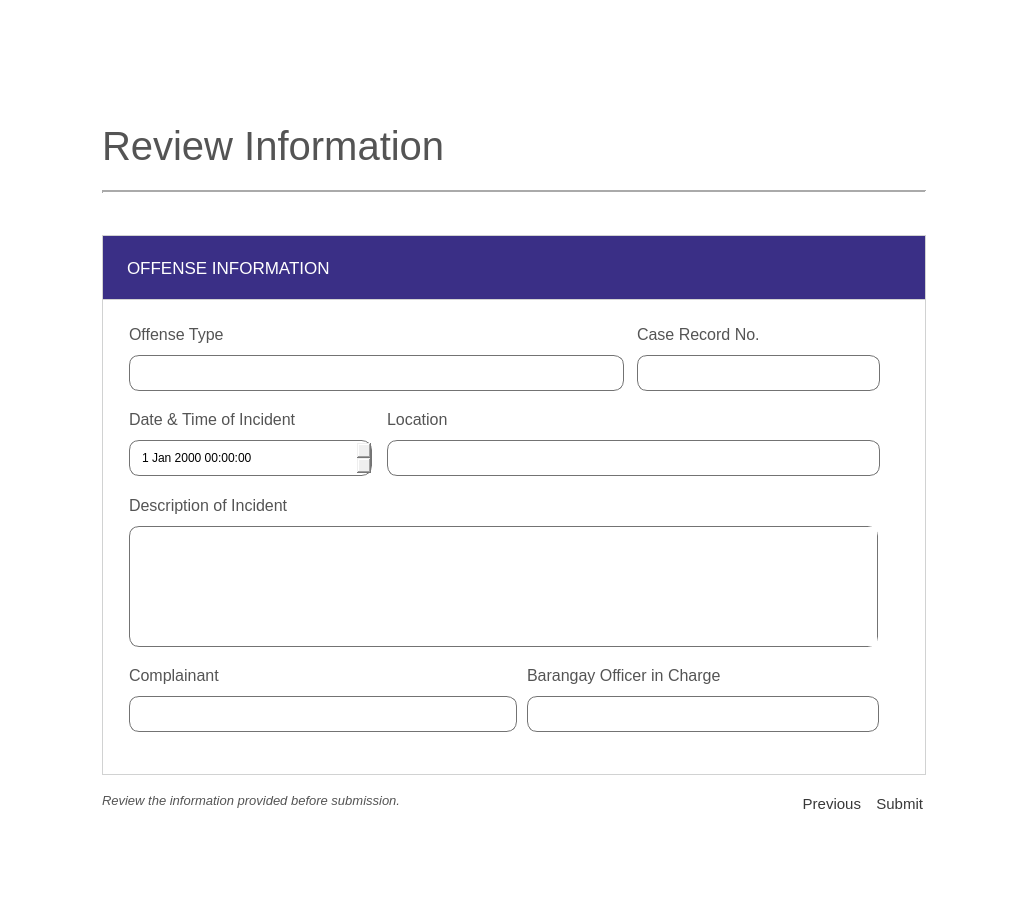
<?xml version="1.0" encoding="UTF-8"?>
<ui version="4.0">
 <class>Form</class>
 <widget class="QWidget" name="Form">
  <property name="geometry">
   <rect>
    <x>0</x>
    <y>0</y>
    <width>1023</width>
    <height>900</height>
   </rect>
  </property>
  <property name="windowTitle">
   <string>Form</string>
  </property>
  <widget class="QWidget" name="widget" native="true">
   <property name="geometry">
    <rect>
     <x>0</x>
     <y>0</y>
     <width>1023</width>
     <height>900</height>
    </rect>
   </property>
   <property name="styleSheet">
    <string notr="true">background-color: white;</string>
   </property>
   <widget class="QWidget" name="widget_2" native="true">
    <property name="geometry">
     <rect>
      <x>102</x>
      <y>235</y>
      <width>824</width>
      <height>540</height>
     </rect>
    </property>
    <property name="styleSheet">
     <string notr="true">border: 1px solid #d1d2d2;
background: none;</string>
    </property>
    <widget class="QLabel" name="label_20">
     <property name="geometry">
      <rect>
       <x>0</x>
       <y>0</y>
       <width>824</width>
       <height>65</height>
      </rect>
     </property>
     <property name="styleSheet">
      <string notr="true">font-family: 'Helvetica';
font-size: 13pt;
color: white;
padding-left: 20px;
background-color: #3a2f86;</string>
     </property>
     <property name="text">
      <string>OFFENSE INFORMATION</string>
     </property>
    </widget>
    <widget class="QLabel" name="label_6">
     <property name="geometry">
      <rect>
       <x>535</x>
       <y>89</y>
       <width>171</width>
       <height>21</height>
      </rect>
     </property>
     <property name="styleSheet">
      <string notr="true">font-family: 'Poppins';
font-size: 12pt;
color: #545454;
border:none;</string>
     </property>
     <property name="text">
      <string>Case Record No.</string>
     </property>
    </widget>
    <widget class="QLineEdit" name="offensetype_line">
     <property name="geometry">
      <rect>
       <x>27</x>
       <y>120</y>
       <width>495</width>
       <height>36</height>
      </rect>
     </property>
     <property name="styleSheet">
      <string notr="true">border: 1px solid #737373;
border-radius: 10px;
padding-left: 10px;
font-family: 'Poppins';
font-size: 9pt;</string>
     </property>
    </widget>
    <widget class="QLabel" name="label_2">
     <property name="geometry">
      <rect>
       <x>27</x>
       <y>89</y>
       <width>151</width>
       <height>21</height>
      </rect>
     </property>
     <property name="styleSheet">
      <string notr="true">font-family: 'Poppins';
font-size: 12pt;
color: #545454;
border:none;</string>
     </property>
     <property name="text">
      <string>Offense Type</string>
     </property>
    </widget>
    <widget class="QLineEdit" name="caseno_line">
     <property name="enabled">
      <bool>false</bool>
     </property>
     <property name="geometry">
      <rect>
       <x>535</x>
       <y>120</y>
       <width>243</width>
       <height>36</height>
      </rect>
     </property>
     <property name="styleSheet">
      <string notr="true">border: 1px solid #737373;
border-radius: 10px;
padding-left: 10px;
font-family: 'Poppins';
font-size: 9pt;</string>
     </property>
    </widget>
    <widget class="QLabel" name="label_12">
     <property name="geometry">
      <rect>
       <x>27</x>
       <y>174</y>
       <width>221</width>
       <height>21</height>
      </rect>
     </property>
     <property name="styleSheet">
      <string notr="true">font-family: 'Poppins';
font-size: 12pt;
color: #545454;
border:none;</string>
     </property>
     <property name="text">
      <string>Date &amp; Time of Incident</string>
     </property>
    </widget>
    <widget class="QLineEdit" name="location_line">
     <property name="geometry">
      <rect>
       <x>285</x>
       <y>205</y>
       <width>493</width>
       <height>36</height>
      </rect>
     </property>
     <property name="styleSheet">
      <string notr="true">border: 1px solid #737373;
border-radius: 10px;
padding-left: 10px;
font-family: 'Poppins';
font-size: 9pt;</string>
     </property>
    </widget>
    <widget class="QDateTimeEdit" name="datetime_dt">
     <property name="geometry">
      <rect>
       <x>27</x>
       <y>205</y>
       <width>243</width>
       <height>36</height>
      </rect>
     </property>
     <property name="styleSheet">
      <string notr="true">border: 1px solid #737373;
border-radius: 10px;
padding-left: 10px;
font-family: 'Poppins';
font-size: 9pt;</string>
     </property>
    </widget>
    <widget class="QLabel" name="label_25">
     <property name="geometry">
      <rect>
       <x>285</x>
       <y>174</y>
       <width>101</width>
       <height>21</height>
      </rect>
     </property>
     <property name="styleSheet">
      <string notr="true">font-family: 'Poppins';
font-size: 12pt;
color: #545454;
border:none;</string>
     </property>
     <property name="text">
      <string>Location</string>
     </property>
    </widget>
    <widget class="QLabel" name="label_27">
     <property name="geometry">
      <rect>
       <x>27</x>
       <y>260</y>
       <width>331</width>
       <height>21</height>
      </rect>
     </property>
     <property name="styleSheet">
      <string notr="true">font-family: 'Poppins';
font-size: 12pt;
color: #545454;
border:none;</string>
     </property>
     <property name="text">
      <string>Description of Incident</string>
     </property>
    </widget>
    <widget class="QTextEdit" name="desc_text">
     <property name="geometry">
      <rect>
       <x>27</x>
       <y>291</y>
       <width>749</width>
       <height>121</height>
      </rect>
     </property>
     <property name="styleSheet">
      <string notr="true">border: 1px solid #737373;
border-radius: 10px;
padding-left: 10px;
font-family: 'Poppins';
font-size: 9pt;</string>
     </property>
    </widget>
    <widget class="QLabel" name="label_56">
     <property name="geometry">
      <rect>
       <x>27</x>
       <y>430</y>
       <width>351</width>
       <height>21</height>
      </rect>
     </property>
     <property name="styleSheet">
      <string notr="true">font-family: 'Poppins';
font-size: 12pt;
color: #545454;
border:none;</string>
     </property>
     <property name="text">
      <string>Complainant</string>
     </property>
    </widget>
    <widget class="QLineEdit" name="officer_line">
     <property name="geometry">
      <rect>
       <x>425</x>
       <y>461</y>
       <width>352</width>
       <height>36</height>
      </rect>
     </property>
     <property name="styleSheet">
      <string notr="true">border: 1px solid #737373;
border-radius: 10px;
padding-left: 10px;
font-family: 'Poppins';
font-size: 9pt;</string>
     </property>
    </widget>
    <widget class="QLabel" name="label_58">
     <property name="geometry">
      <rect>
       <x>425</x>
       <y>430</y>
       <width>351</width>
       <height>21</height>
      </rect>
     </property>
     <property name="styleSheet">
      <string notr="true">font-family: 'Poppins';
font-size: 12pt;
color: #545454;
border:none;</string>
     </property>
     <property name="text">
      <string>Barangay Officer in Charge</string>
     </property>
    </widget>
    <widget class="QLineEdit" name="complainant_line">
     <property name="geometry">
      <rect>
       <x>27</x>
       <y>461</y>
       <width>388</width>
       <height>36</height>
      </rect>
     </property>
     <property name="styleSheet">
      <string notr="true">border: 1px solid #737373;
border-radius: 10px;
padding-left: 10px;
font-family: 'Poppins';
font-size: 9pt;</string>
     </property>
    </widget>
   </widget>
   <widget class="QLabel" name="label_62">
    <property name="geometry">
     <rect>
      <x>102</x>
      <y>790</y>
      <width>551</width>
      <height>21</height>
     </rect>
    </property>
    <property name="styleSheet">
     <string notr="true">font-family: 'Helvetica';
font-size: 10pt;
color: #545454;
font-style: italic;</string>
    </property>
    <property name="text">
     <string>Review the information provided before submission.</string>
    </property>
   </widget>
   <widget class="Line" name="line_4">
    <property name="geometry">
     <rect>
      <x>102</x>
      <y>182</y>
      <width>824</width>
      <height>20</height>
     </rect>
    </property>
    <property name="lineWidth">
     <number>2</number>
    </property>
    <property name="orientation">
     <enum>Qt::Horizontal</enum>
    </property>
   </widget>
   <widget class="QLabel" name="label_16">
    <property name="geometry">
     <rect>
      <x>102</x>
      <y>115</y>
      <width>541</width>
      <height>61</height>
     </rect>
    </property>
    <property name="styleSheet">
     <string notr="true">background-color: none;
font-family: 'Helvetica';
font-size: 30pt;
color: #545454;</string>
    </property>
    <property name="text">
     <string>Review Information</string>
    </property>
   </widget>
   <widget class="QPushButton" name="submit_btn">
    <property name="geometry">
     <rect>
      <x>862</x>
      <y>790</y>
      <width>61</width>
      <height>28</height>
     </rect>
    </property>
    <property name="styleSheet">
     <string notr="true">QPushButton {
background: none;
border: none;
font-family: 'Helvetica';
font-size: 11pt;
color: #383838;
text-align: right;
}

QPushButton:hover {
text-decoration: underline;
}
</string>
    </property>
    <property name="text">
     <string>Submit</string>
    </property>
   </widget>
   <widget class="QPushButton" name="prevbtn">
    <property name="geometry">
     <rect>
      <x>790</x>
      <y>790</y>
      <width>71</width>
      <height>28</height>
     </rect>
    </property>
    <property name="styleSheet">
     <string notr="true">QPushButton {
background: none;
border: none;
font-family: 'Helvetica';
font-size: 11pt;
color: #383838;
text-align: right;
}

QPushButton:hover {
text-decoration: underline;
}
</string>
    </property>
    <property name="text">
     <string>Previous</string>
    </property>
   </widget>
  </widget>
 </widget>
 <resources/>
 <connections/>
</ui>
